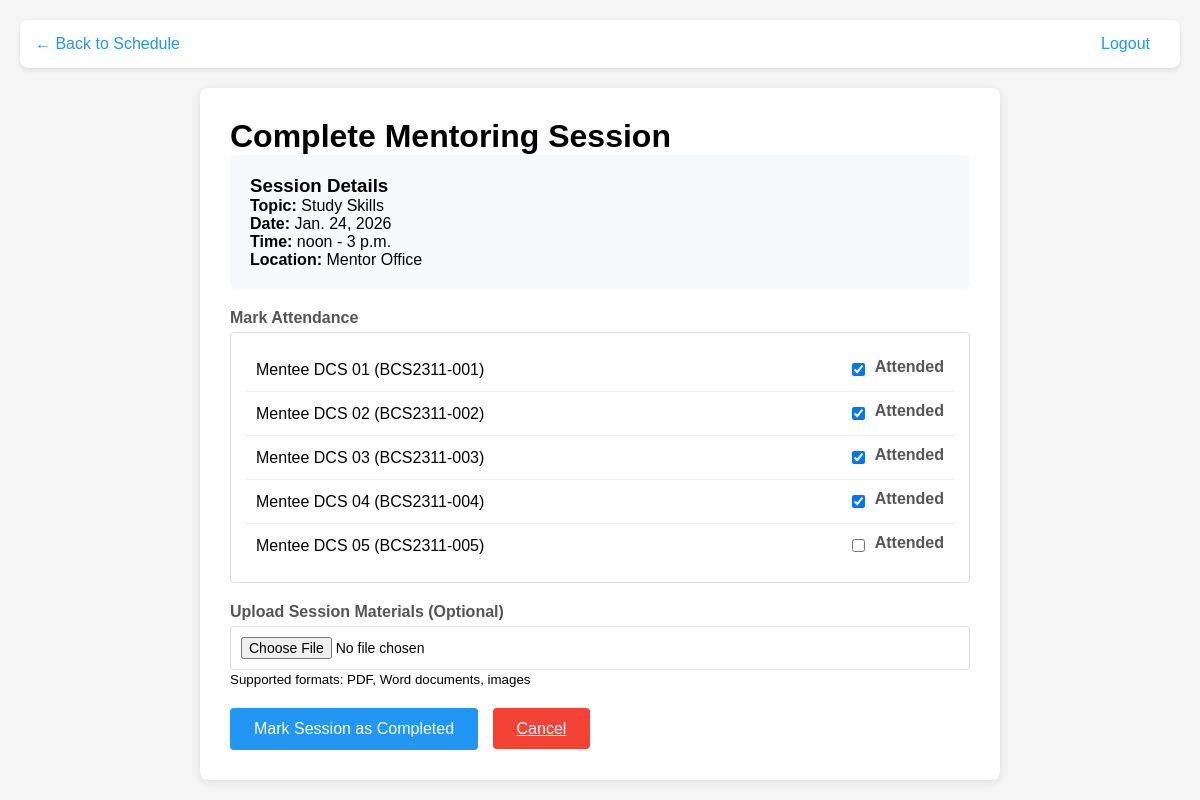
Screenshot of /mmms/mentor/session/S00001/complete/ (signed in) with the database file from the repository.
### system/models.py (models this page shows, shortened)
class Activity(models.Model):
    ACTIVITY_TYPES = (
        ('mentoring', 'Mentoring Session'),
        ('workshop', 'Workshop'),
        ('seminar', 'Seminar'),
        ('meeting', 'Meeting'),
        ('other', 'Other'),
    )
    ActivityID = models.CharField(max_length=20, primary_key=True)
    ActivityName = models.CharField(max_length=200)
    ActivityType = models.CharField(max_length=20, choices=ACTIVITY_TYPES)
    Description = models.TextField(blank=True)
    Date = models.DateField()
    StartTime = models.TimeField()
    EndTime = models.TimeField()
    Location = models.CharField(max_length=200)
    CreatedBy = models.ForeignKey(settings.AUTH_USER_MODEL, on_delete=models.CASCADE)
    CreatedAt = models.DateTimeField(auto_now_add=True)
    IsMentoringSession = models.BooleanField(default=False)
    PrimaryMentor = models.ForeignKey('Mentor', on_delete=models.CASCADE, null=True, blank=True,
                                     related_name='primary_activities')
    AdditionalMentors = models.ManyToManyField('Mentor', blank=True,
                                              related_name='additional_activities')
    Attendees = models.ManyToManyField(Mentee, through='Attendance')
    @property
    def Mentor(self):
        """Backward compatibility property - returns primary mentor"""
        return self.PrimaryMentor

class Attendance(models.Model):
    activity = models.ForeignKey(Activity, on_delete=models.CASCADE)
    mentee = models.ForeignKey(Mentee, on_delete=models.CASCADE)
    attended = models.BooleanField(default=False)
    notes = models.TextField(blank=True)
    class Meta:
        unique_together = ['activity', 'mentee']

class Mentee(models.Model):
    STATUS_CHOICES = (
        ('active', 'Continue Study'),
        ('inactive', 'Not Continuing'),
        ('graduated', 'Graduated'),
    )
    GENDER_CHOICES = (
        ('male', 'Male'),
        ('female', 'Female'),
    )
    user = models.OneToOneField(settings.AUTH_USER_MODEL, on_delete=models.CASCADE)
    profile_picture = models.ImageField(upload_to='mentee_profile_pictures/', null=True, blank=True)
    MenteeID = models.CharField(max_length=12, primary_key=True)
    MenteeName = models.CharField(max_length=100)
    MenteeCourse = models.CharField(max_length=100)
    MenteeSemester = models.IntegerField()
    Year = models.IntegerField()
    MenteeJoinDate = models.DateField()
    MenteeEmail = models.EmailField()
    MenteePhone = models.CharField(max_length=15)
    MenteeIC = models.CharField(max_length=15)
    MenteeAddress = models.CharField(max_length=255)
    MenteePostcode = models.CharField(max_length=10)
    MenteeCity = models.CharField(max_length=50)
    MenteeState = models.CharField(max_length=50)
    MenteeRace = models.CharField(max_length=50)
    MenteeReligion = models.CharField(max_length=50)
    MenteeGender = models.CharField(max_length=10, choices=GENDER_CHOICES, default='male')
    MenteeStatus = models.CharField(max_length=20, choices=STATUS_CHOICES, default='active')
    MenteePreviousSchool = models.CharField(max_length=100)
    MenteeFatherName = models.CharField(max_length=100)
    MenteeFatherIC = models.CharField(max_length=15)
    MenteeFatherOccupation = models.CharField(max_length=100)
    MenteeFatherPhone = models.CharField(max_length=15)
    MenteeMotherName = models.CharField(max_length=100)
    MenteeMotherIC = models.CharField(max_length=15)
    MenteeMotherOccupation = models.CharField(max_length=100)
    MenteeMotherPhone = models.CharField(max_length=15)
    Sem1TargetGPA = models.DecimalField(max_digits=3, decimal_places=2, null=True, blank=True)
    Sem1ActualGPA = models.DecimalField(max_digits=3, decimal_places=2, null=True, blank=True)
    Sem2TargetGPA = models.DecimalField(max_digits=3, decimal_places=2, null=True, blank=True)
    Sem2ActualGPA = models.DecimalField(max_digits=3, decimal_places=2, null=True, blank=True)
    Sem3TargetGPA = models.DecimalField(max_digits=3, decimal_places=2, null=True, blank=True)
    Sem3ActualGPA = models.DecimalField(max_digits=3, decimal_places=2, null=True, blank=True)
    Sem4TargetGPA = models.DecimalField(max_digits=3, decimal_places=2, null=True, blank=True)
    Sem4ActualGPA = models.DecimalField(max_digits=3, decimal_places=2, null=True, blank=True)
    Sem5TargetGPA = models.DecimalField(max_digits=3, decimal_places=2, null=True, blank=True)
    Sem5ActualGPA = models.DecimalField(max_digits=3, decimal_places=2, null=True, blank=True)
    Sem6TargetGPA = models.DecimalField(max_digits=3, decimal_places=2, null=True, blank=True)
    Sem6ActualGPA = models.DecimalField(max_digits=3, decimal_places=2, null=True, blank=True)
    TargetCGPA = models.DecimalField(max_digits=3, decimal_places=2, null=True, blank=True)
    CurrentCGPA = models.DecimalField(max_digits=3, decimal_places=2, null=True, blank=True)
    MenteeAcademicGoals = models.TextField(blank=True)
    MenteeStudyHabits = models.TextField(blank=True)
    MenteeSubjects = models.TextField(blank=True)
    MenteeExtracurricular = models.TextField(blank=True)
    AcademicSupportNeeds = models.TextField(blank=True)
    assigned_mentor = models.ForeignKey('Mentor', on_delete=models.SET_NULL, null=True, blank=True)

### system/views.py (the view, shortened to what this page needs)
# urls.py: path('mentor/session/<str:activity_id>/complete/', views.complete_mentoring_session, name='complete_mentoring_session'),
@login_required
def complete_mentoring_session(request, activity_id):
    if request.user.role != 'mentor':
        if request.headers.get('X-Requested-With') == 'XMLHttpRequest':
            return JsonResponse({'error': 'Access denied. Mentor role required.'}, status=403)
        messages.error(request, 'Access denied. Mentor role required.')
        return redirect('homepage')
    activity = get_object_or_404(Activity, ActivityID=activity_id, PrimaryMentor__user=request.user)
    mentoring_session = get_object_or_404(MentoringSession, activity=activity)
    attendance = Attendance.objects.filter(activity=activity)
    return render(request, 'complete_session.html', {
        'activity': activity,
        'mentoring_session': mentoring_session,
        'attendance': attendance
    })

### system/templates/complete_session.html (shortened to what this page needs)
<!DOCTYPE html>
<html lang="en">
<head>
</head>
<body>
    <div class="nav">
        <a href="{% url 'mentoring_schedule' %}">← Back to Schedule</a>
        <a href="{% url 'logout' %}" class="logout">Logout</a>
    </div>
    <div class="container">
        <h1>Complete Mentoring Session</h1>
        <div class="session-info">
            <h3>Session Details</h3>
            <p><strong>Topic:</strong> {{ activity.ActivityName }}</p>
            <p><strong>Date:</strong> {{ activity.Date }}</p>
            <p><strong>Time:</strong> {{ activity.StartTime }} - {{ activity.EndTime }}</p>
            <p><strong>Location:</strong> {{ activity.Location }}</p>
        </div>
        <form method="POST" enctype="multipart/form-data">
            <div class="form-group">
                <label>Mark Attendance</label>
                <div class="attendance-list">
                    {% for record in attendance %}
                    <div class="attendance-item">
                        <span>{{ record.mentee.MenteeName }} ({{ record.mentee.MenteeID }})</span>
                        <div class="checkbox-group">
                            <input type="checkbox" id="attended_{{ record.mentee.MenteeID }}"
                                   name="attended_{{ record.mentee.MenteeID }}"
                                   {% if record.attended %}checked{% endif %}>
                            <label for="attended_{{ record.mentee.MenteeID }}">Attended</label>
                        </div>
                    </div>
                    {% endfor %}
                </div>
            </div>
            <div class="form-group">
                <label for="session_materials">Upload Session Materials (Optional)</label>
                <input type="file" id="session_materials" name="session_materials" accept=".pdf,.doc,.docx,.jpg,.jpeg,.png">
                <small>Supported formats: PDF, Word documents, images</small>
            </div>
            <button type="submit" class="btn">Mark Session as Completed</button>
            <a href="{% url 'mentoring_schedule' %}" class="btn btn-cancel">Cancel</a>
        </form>
    </div>
</body>
</html>

### system/templates/complete_session.html (style rules this page uses)
* { margin: 0; padding: 0; box-sizing: border-box; font-family: Arial, sans-serif; }
body { background: #f5f5f5; padding: 20px; }
.container { max-width: 800px; margin: 0 auto; background: white; padding: 30px; border-radius: 8px; box-shadow: 0 2px 10px rgba(0,0,0,0.1); }
.nav { background: white; padding: 15px; border-radius: 8px; margin-bottom: 20px; box-shadow: 0 2px 4px rgba(0,0,0,0.1); }
.nav a { margin-right: 15px; text-decoration: none; color: #2196F3; }
.logout { float: right; color: #666; }
.form-group { margin-bottom: 20px; }
label { display: block; margin-bottom: 5px; font-weight: bold; color: #555; }
input, select, textarea { width: 100%; padding: 10px; border: 1px solid #ddd; border-radius: 4px; font-size: 14px; }
.btn { background: #2196F3; color: white; padding: 12px 24px; border: none; border-radius: 4px; cursor: pointer; font-size: 16px; margin-right: 10px; }
.btn-cancel { background: #f44336; }
.session-info { background: #f8f9fa; padding: 20px; border-radius: 6px; margin-bottom: 20px; }
.attendance-list { border: 1px solid #ddd; border-radius: 4px; padding: 15px; }
.attendance-item { display: flex; justify-content: space-between; align-items: center; padding: 10px; border-bottom: 1px solid #eee; }
.attendance-item:last-child { border-bottom: none; }
.checkbox-group { display: flex; align-items: center; gap: 10px; }
html { scrollbar-width: none; }
html { -ms-overflow-style: none; }

### rows the page displays
Activity: ActivityName "Study Skills", Date "Jan. 24, 2026", StartTime "noon", EndTime "3 p.m.", Location "Mentor Office"
Attendance: mentee.MenteeName "Mentee DCS 01", mentee.MenteeID "BCS2311-001", attended "☑"
Attendance: mentee.MenteeName "Mentee DCS 02", mentee.MenteeID "BCS2311-002", attended "☑"
Attendance: mentee.MenteeName "Mentee DCS 03", mentee.MenteeID "BCS2311-003", attended "☑"
Attendance: mentee.MenteeName "Mentee DCS 04", mentee.MenteeID "BCS2311-004", attended "☑"
Attendance: mentee.MenteeName "Mentee DCS 05", mentee.MenteeID "BCS2311-005"
